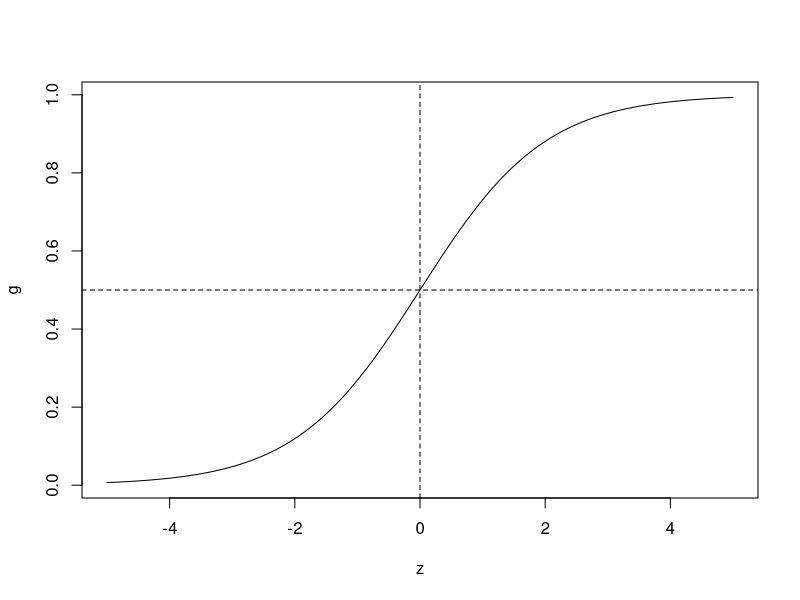
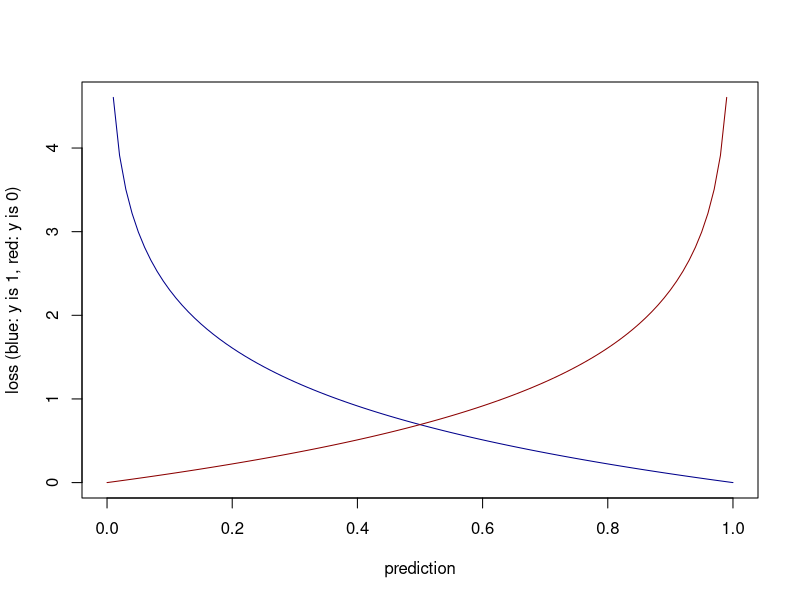
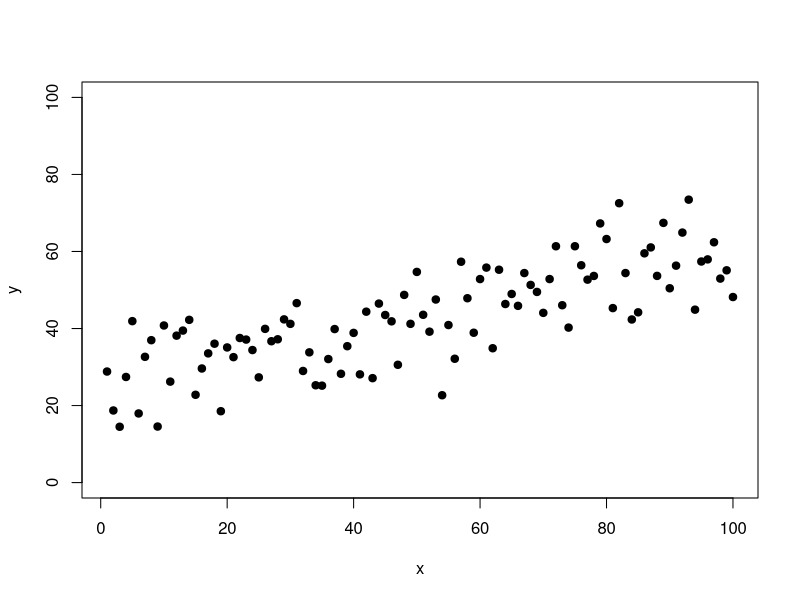
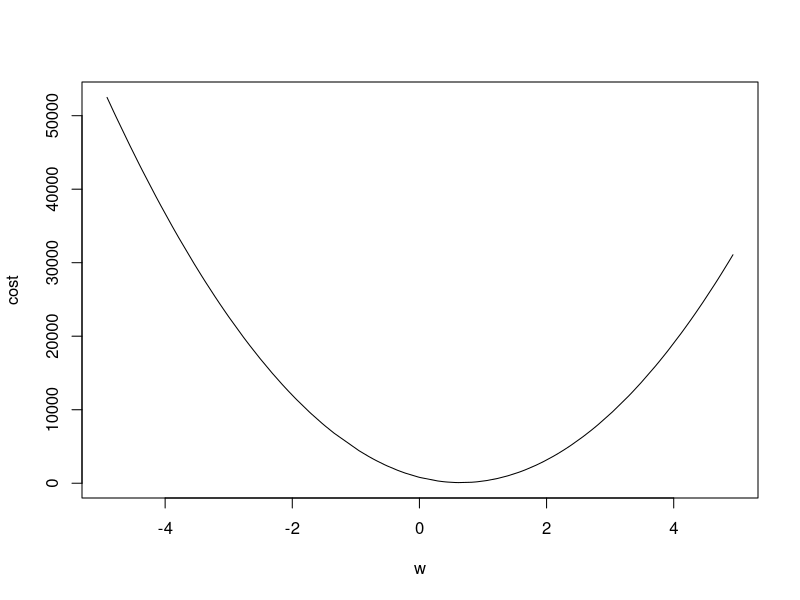

Reproduce these figures in R, in order.
## ---- chunk 1
knitr::opts_knit$set(
  root.dir = '~/Documents/repos/github/machinelearning'
)
## ---- chunk 2
#| label: sigmoid function

z = seq.int(-5L, to = 5L, length.out = 100)
g = 1 / (1 + exp(-z))
plot(z, g, type = "l")
abline(v = 0, lty = 2)
abline(h = 0.5, lty = 2)
## ---- chunk 3
#| label: loss-ex-r

f = seq(0, to = 1, by = 0.01)
loss_1 = -log(f) 
loss_0 = -log(1-f) 

plot(
  f
  , y = loss_1
  , type = "l"
  , col = "darkblue"
  , xlab = "prediction"
  , ylab = "loss (blue: y is 1, red: y is 0)"
)

lines(f, y = loss_0, col = "darkred")
## ---- chunk 4
mse = function(x, y, w, b){
  p = x * w + b
  se = sum((p - y)^2)
  mse = se / 2 / length(p)
  return(mse)
}

x = 1:100
y = 0.35 * x + rnorm(100, mean = 0, sd = 8) 
y = y + 24.85

plot(x, y, pch = 19, ylim = c(0, 100))

w = runif(100, -5, 5)
b = 5
# b = runif(100, -50, 50)

cost = Map(
  mse
  , x = list(x)
  , y = list(y)
  , w = w
  , b = b
) |> 
  unlist()

cost = cost[order(w)]
w = w[order(w)]

plot(w, cost, type = "l")
